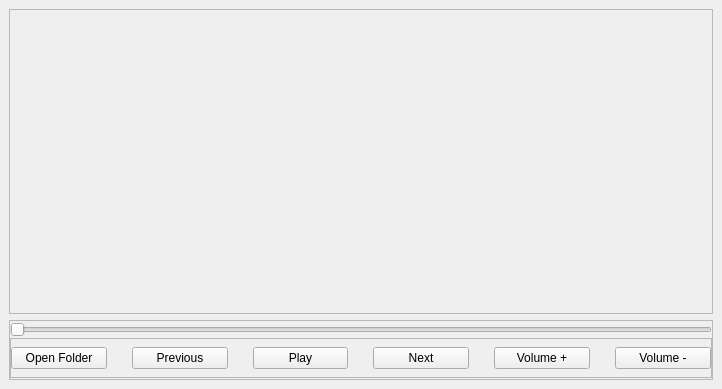
<?xml version="1.0" encoding="UTF-8"?>
<ui version="4.0">
 <class>MainWindow</class>
 <widget class="QMainWindow" name="MainWindow">
  <property name="geometry">
   <rect>
    <x>0</x>
    <y>0</y>
    <width>722</width>
    <height>389</height>
   </rect>
  </property>
  <property name="minimumSize">
   <size>
    <width>614</width>
    <height>389</height>
   </size>
  </property>
  <property name="windowTitle">
   <string>MainWindow</string>
  </property>
  <widget class="QWidget" name="centralwidget">
   <layout class="QVBoxLayout" name="verticalLayout">
    <item>
     <widget class="QFrame" name="frame">
      <property name="frameShape">
       <enum>QFrame::StyledPanel</enum>
      </property>
      <property name="frameShadow">
       <enum>QFrame::Raised</enum>
      </property>
     </widget>
    </item>
    <item>
     <widget class="QFrame" name="frame_2">
      <property name="maximumSize">
       <size>
        <width>16777215</width>
        <height>60</height>
       </size>
      </property>
      <property name="frameShape">
       <enum>QFrame::StyledPanel</enum>
      </property>
      <property name="frameShadow">
       <enum>QFrame::Raised</enum>
      </property>
      <layout class="QVBoxLayout" name="verticalLayout_2">
       <property name="spacing">
        <number>0</number>
       </property>
       <property name="leftMargin">
        <number>0</number>
       </property>
       <property name="topMargin">
        <number>0</number>
       </property>
       <property name="rightMargin">
        <number>0</number>
       </property>
       <property name="bottomMargin">
        <number>0</number>
       </property>
       <item>
        <widget class="QSlider" name="horizontalSlider">
         <property name="orientation">
          <enum>Qt::Horizontal</enum>
         </property>
        </widget>
       </item>
       <item>
        <widget class="QFrame" name="frame_4">
         <property name="maximumSize">
          <size>
           <width>16777215</width>
           <height>40</height>
          </size>
         </property>
         <property name="frameShape">
          <enum>QFrame::StyledPanel</enum>
         </property>
         <property name="frameShadow">
          <enum>QFrame::Raised</enum>
         </property>
         <layout class="QHBoxLayout" name="horizontalLayout">
          <property name="spacing">
           <number>25</number>
          </property>
          <property name="leftMargin">
           <number>0</number>
          </property>
          <property name="topMargin">
           <number>0</number>
          </property>
          <property name="rightMargin">
           <number>0</number>
          </property>
          <property name="bottomMargin">
           <number>0</number>
          </property>
          <item>
           <widget class="QPushButton" name="pushButton">
            <property name="text">
             <string>Open Folder</string>
            </property>
           </widget>
          </item>
          <item>
           <widget class="QPushButton" name="pushButton_2">
            <property name="text">
             <string>Previous</string>
            </property>
           </widget>
          </item>
          <item>
           <widget class="QPushButton" name="pushButton_3">
            <property name="text">
             <string>Play</string>
            </property>
           </widget>
          </item>
          <item>
           <widget class="QPushButton" name="pushButton_4">
            <property name="text">
             <string>Next</string>
            </property>
           </widget>
          </item>
          <item>
           <widget class="QPushButton" name="pushButton_5">
            <property name="text">
             <string>Volume +</string>
            </property>
           </widget>
          </item>
          <item>
           <widget class="QPushButton" name="pushButton_6">
            <property name="text">
             <string>Volume -</string>
            </property>
           </widget>
          </item>
         </layout>
        </widget>
       </item>
      </layout>
     </widget>
    </item>
   </layout>
  </widget>
 </widget>
 <resources/>
 <connections/>
</ui>
